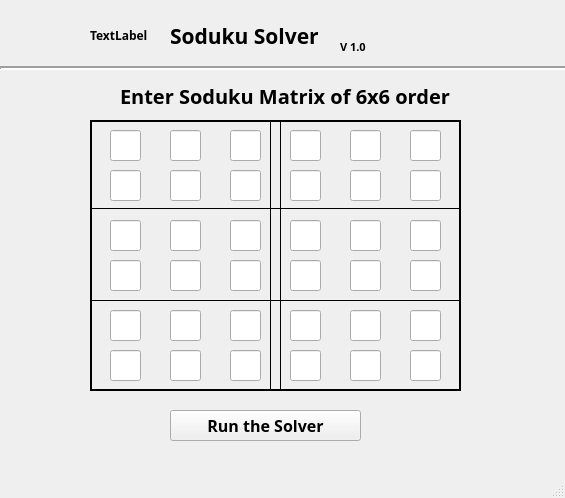
<?xml version="1.0" encoding="UTF-8"?>
<ui version="4.0">
 <class>secMainWindow</class>
 <widget class="QMainWindow" name="secMainWindow">
  <property name="geometry">
   <rect>
    <x>0</x>
    <y>0</y>
    <width>565</width>
    <height>498</height>
   </rect>
  </property>
  <property name="font">
   <font>
    <family>Garuda</family>
    <weight>75</weight>
    <bold>true</bold>
   </font>
  </property>
  <property name="windowTitle">
   <string>Soduku Solver</string>
  </property>
  <widget class="QWidget" name="centralwidget">
   <widget class="QLabel" name="label">
    <property name="geometry">
     <rect>
      <x>170</x>
      <y>20</y>
      <width>181</width>
      <height>31</height>
     </rect>
    </property>
    <property name="font">
     <font>
      <family>Purisa</family>
      <pointsize>16</pointsize>
      <weight>75</weight>
      <bold>true</bold>
     </font>
    </property>
    <property name="text">
     <string>Soduku Solver</string>
    </property>
   </widget>
   <widget class="QLabel" name="label_5">
    <property name="geometry">
     <rect>
      <x>90</x>
      <y>10</y>
      <width>61</width>
      <height>51</height>
     </rect>
    </property>
    <property name="text">
     <string>TextLabel</string>
    </property>
   </widget>
   <widget class="QLabel" name="label_2">
    <property name="geometry">
     <rect>
      <x>340</x>
      <y>40</y>
      <width>59</width>
      <height>14</height>
     </rect>
    </property>
    <property name="font">
     <font>
      <pointsize>8</pointsize>
     </font>
    </property>
    <property name="text">
     <string>V 1.0</string>
    </property>
   </widget>
   <widget class="QLabel" name="label_3">
    <property name="geometry">
     <rect>
      <x>120</x>
      <y>80</y>
      <width>391</width>
      <height>31</height>
     </rect>
    </property>
    <property name="font">
     <font>
      <pointsize>15</pointsize>
      <weight>75</weight>
      <bold>true</bold>
     </font>
    </property>
    <property name="text">
     <string>Enter Soduku Matrix of 6x6 order</string>
    </property>
   </widget>
   <widget class="Line" name="line">
    <property name="geometry">
     <rect>
      <x>0</x>
      <y>60</y>
      <width>571</width>
      <height>16</height>
     </rect>
    </property>
    <property name="styleSheet">
     <string notr="true">color: rgb(0, 0, 0);</string>
    </property>
    <property name="lineWidth">
     <number>2</number>
    </property>
    <property name="orientation">
     <enum>Qt::Horizontal</enum>
    </property>
   </widget>
   <widget class="QPushButton" name="pushButton">
    <property name="geometry">
     <rect>
      <x>170</x>
      <y>410</y>
      <width>191</width>
      <height>31</height>
     </rect>
    </property>
    <property name="font">
     <font>
      <pointsize>12</pointsize>
     </font>
    </property>
    <property name="text">
     <string>Run the Solver</string>
    </property>
   </widget>
   <widget class="QFrame" name="frame">
    <property name="geometry">
     <rect>
      <x>90</x>
      <y>120</y>
      <width>371</width>
      <height>271</height>
     </rect>
    </property>
    <property name="palette">
     <palette>
      <active>
       <colorrole role="Shadow">
        <brush brushstyle="SolidPattern">
         <color alpha="255">
          <red>0</red>
          <green>0</green>
          <blue>0</blue>
         </color>
        </brush>
       </colorrole>
      </active>
      <inactive>
       <colorrole role="Shadow">
        <brush brushstyle="SolidPattern">
         <color alpha="255">
          <red>0</red>
          <green>0</green>
          <blue>0</blue>
         </color>
        </brush>
       </colorrole>
      </inactive>
      <disabled>
       <colorrole role="Shadow">
        <brush brushstyle="SolidPattern">
         <color alpha="255">
          <red>0</red>
          <green>0</green>
          <blue>0</blue>
         </color>
        </brush>
       </colorrole>
      </disabled>
     </palette>
    </property>
    <property name="styleSheet">
     <string notr="true">border-color: rgb(0, 0, 0);</string>
    </property>
    <property name="frameShape">
     <enum>QFrame::Box</enum>
    </property>
    <property name="frameShadow">
     <enum>QFrame::Plain</enum>
    </property>
    <property name="lineWidth">
     <number>2</number>
    </property>
    <widget class="QLineEdit" name="lineEdit">
     <property name="geometry">
      <rect>
       <x>20</x>
       <y>10</y>
       <width>31</width>
       <height>31</height>
      </rect>
     </property>
     <property name="font">
      <font>
       <pointsize>10</pointsize>
       <weight>75</weight>
       <bold>true</bold>
      </font>
     </property>
     <property name="layoutDirection">
      <enum>Qt::LeftToRight</enum>
     </property>
     <property name="alignment">
      <set>Qt::AlignCenter</set>
     </property>
    </widget>
    <widget class="QLineEdit" name="lineEdit_2">
     <property name="geometry">
      <rect>
       <x>20</x>
       <y>50</y>
       <width>31</width>
       <height>31</height>
      </rect>
     </property>
     <property name="font">
      <font>
       <pointsize>10</pointsize>
       <weight>75</weight>
       <bold>true</bold>
      </font>
     </property>
     <property name="alignment">
      <set>Qt::AlignCenter</set>
     </property>
    </widget>
    <widget class="QLineEdit" name="lineEdit_3">
     <property name="geometry">
      <rect>
       <x>20</x>
       <y>100</y>
       <width>31</width>
       <height>31</height>
      </rect>
     </property>
     <property name="font">
      <font>
       <pointsize>10</pointsize>
       <weight>75</weight>
       <bold>true</bold>
      </font>
     </property>
     <property name="alignment">
      <set>Qt::AlignCenter</set>
     </property>
    </widget>
    <widget class="QLineEdit" name="lineEdit_4">
     <property name="geometry">
      <rect>
       <x>20</x>
       <y>140</y>
       <width>31</width>
       <height>31</height>
      </rect>
     </property>
     <property name="font">
      <font>
       <pointsize>10</pointsize>
       <weight>75</weight>
       <bold>true</bold>
      </font>
     </property>
     <property name="alignment">
      <set>Qt::AlignCenter</set>
     </property>
    </widget>
    <widget class="QLineEdit" name="lineEdit_5">
     <property name="geometry">
      <rect>
       <x>20</x>
       <y>190</y>
       <width>31</width>
       <height>31</height>
      </rect>
     </property>
     <property name="font">
      <font>
       <pointsize>10</pointsize>
       <weight>75</weight>
       <bold>true</bold>
      </font>
     </property>
     <property name="alignment">
      <set>Qt::AlignCenter</set>
     </property>
    </widget>
    <widget class="QLineEdit" name="lineEdit_6">
     <property name="geometry">
      <rect>
       <x>20</x>
       <y>230</y>
       <width>31</width>
       <height>31</height>
      </rect>
     </property>
     <property name="font">
      <font>
       <pointsize>10</pointsize>
       <weight>75</weight>
       <bold>true</bold>
      </font>
     </property>
     <property name="alignment">
      <set>Qt::AlignCenter</set>
     </property>
    </widget>
    <widget class="QLineEdit" name="lineEdit_7">
     <property name="geometry">
      <rect>
       <x>80</x>
       <y>10</y>
       <width>31</width>
       <height>31</height>
      </rect>
     </property>
     <property name="font">
      <font>
       <pointsize>10</pointsize>
       <weight>75</weight>
       <bold>true</bold>
      </font>
     </property>
     <property name="alignment">
      <set>Qt::AlignCenter</set>
     </property>
    </widget>
    <widget class="QLineEdit" name="lineEdit_8">
     <property name="geometry">
      <rect>
       <x>80</x>
       <y>50</y>
       <width>31</width>
       <height>31</height>
      </rect>
     </property>
     <property name="font">
      <font>
       <pointsize>10</pointsize>
       <weight>75</weight>
       <bold>true</bold>
      </font>
     </property>
     <property name="alignment">
      <set>Qt::AlignCenter</set>
     </property>
    </widget>
    <widget class="QLineEdit" name="lineEdit_9">
     <property name="geometry">
      <rect>
       <x>80</x>
       <y>100</y>
       <width>31</width>
       <height>31</height>
      </rect>
     </property>
     <property name="font">
      <font>
       <pointsize>10</pointsize>
       <weight>75</weight>
       <bold>true</bold>
      </font>
     </property>
     <property name="alignment">
      <set>Qt::AlignCenter</set>
     </property>
    </widget>
    <widget class="QLineEdit" name="lineEdit_10">
     <property name="geometry">
      <rect>
       <x>80</x>
       <y>140</y>
       <width>31</width>
       <height>31</height>
      </rect>
     </property>
     <property name="font">
      <font>
       <pointsize>10</pointsize>
       <weight>75</weight>
       <bold>true</bold>
      </font>
     </property>
     <property name="alignment">
      <set>Qt::AlignCenter</set>
     </property>
    </widget>
    <widget class="QLineEdit" name="lineEdit_11">
     <property name="geometry">
      <rect>
       <x>80</x>
       <y>190</y>
       <width>31</width>
       <height>31</height>
      </rect>
     </property>
     <property name="font">
      <font>
       <pointsize>10</pointsize>
       <weight>75</weight>
       <bold>true</bold>
      </font>
     </property>
     <property name="alignment">
      <set>Qt::AlignCenter</set>
     </property>
    </widget>
    <widget class="QLineEdit" name="lineEdit_12">
     <property name="geometry">
      <rect>
       <x>80</x>
       <y>230</y>
       <width>31</width>
       <height>31</height>
      </rect>
     </property>
     <property name="font">
      <font>
       <pointsize>10</pointsize>
       <weight>75</weight>
       <bold>true</bold>
      </font>
     </property>
     <property name="alignment">
      <set>Qt::AlignCenter</set>
     </property>
    </widget>
    <widget class="QLineEdit" name="lineEdit_13">
     <property name="geometry">
      <rect>
       <x>140</x>
       <y>10</y>
       <width>31</width>
       <height>31</height>
      </rect>
     </property>
     <property name="font">
      <font>
       <pointsize>10</pointsize>
       <weight>75</weight>
       <bold>true</bold>
      </font>
     </property>
     <property name="alignment">
      <set>Qt::AlignCenter</set>
     </property>
    </widget>
    <widget class="QLineEdit" name="lineEdit_14">
     <property name="geometry">
      <rect>
       <x>140</x>
       <y>50</y>
       <width>31</width>
       <height>31</height>
      </rect>
     </property>
     <property name="font">
      <font>
       <pointsize>10</pointsize>
       <weight>75</weight>
       <bold>true</bold>
      </font>
     </property>
     <property name="alignment">
      <set>Qt::AlignCenter</set>
     </property>
    </widget>
    <widget class="QLineEdit" name="lineEdit_15">
     <property name="geometry">
      <rect>
       <x>140</x>
       <y>100</y>
       <width>31</width>
       <height>31</height>
      </rect>
     </property>
     <property name="font">
      <font>
       <pointsize>10</pointsize>
       <weight>75</weight>
       <bold>true</bold>
      </font>
     </property>
     <property name="alignment">
      <set>Qt::AlignCenter</set>
     </property>
    </widget>
    <widget class="QLineEdit" name="lineEdit_16">
     <property name="geometry">
      <rect>
       <x>140</x>
       <y>140</y>
       <width>31</width>
       <height>31</height>
      </rect>
     </property>
     <property name="font">
      <font>
       <pointsize>10</pointsize>
       <weight>75</weight>
       <bold>true</bold>
      </font>
     </property>
     <property name="alignment">
      <set>Qt::AlignCenter</set>
     </property>
    </widget>
    <widget class="QLineEdit" name="lineEdit_17">
     <property name="geometry">
      <rect>
       <x>140</x>
       <y>190</y>
       <width>31</width>
       <height>31</height>
      </rect>
     </property>
     <property name="font">
      <font>
       <pointsize>10</pointsize>
       <weight>75</weight>
       <bold>true</bold>
      </font>
     </property>
     <property name="alignment">
      <set>Qt::AlignCenter</set>
     </property>
    </widget>
    <widget class="QLineEdit" name="lineEdit_18">
     <property name="geometry">
      <rect>
       <x>140</x>
       <y>230</y>
       <width>31</width>
       <height>31</height>
      </rect>
     </property>
     <property name="font">
      <font>
       <pointsize>10</pointsize>
       <weight>75</weight>
       <bold>true</bold>
      </font>
     </property>
     <property name="alignment">
      <set>Qt::AlignCenter</set>
     </property>
    </widget>
    <widget class="QLineEdit" name="lineEdit_19">
     <property name="geometry">
      <rect>
       <x>200</x>
       <y>10</y>
       <width>31</width>
       <height>31</height>
      </rect>
     </property>
     <property name="font">
      <font>
       <pointsize>10</pointsize>
       <weight>75</weight>
       <bold>true</bold>
      </font>
     </property>
     <property name="alignment">
      <set>Qt::AlignCenter</set>
     </property>
    </widget>
    <widget class="QLineEdit" name="lineEdit_20">
     <property name="geometry">
      <rect>
       <x>200</x>
       <y>50</y>
       <width>31</width>
       <height>31</height>
      </rect>
     </property>
     <property name="font">
      <font>
       <pointsize>10</pointsize>
       <weight>75</weight>
       <bold>true</bold>
      </font>
     </property>
     <property name="alignment">
      <set>Qt::AlignCenter</set>
     </property>
    </widget>
    <widget class="QLineEdit" name="lineEdit_21">
     <property name="geometry">
      <rect>
       <x>200</x>
       <y>100</y>
       <width>31</width>
       <height>31</height>
      </rect>
     </property>
     <property name="font">
      <font>
       <pointsize>10</pointsize>
       <weight>75</weight>
       <bold>true</bold>
      </font>
     </property>
     <property name="alignment">
      <set>Qt::AlignCenter</set>
     </property>
    </widget>
    <widget class="QLineEdit" name="lineEdit_22">
     <property name="geometry">
      <rect>
       <x>200</x>
       <y>140</y>
       <width>31</width>
       <height>31</height>
      </rect>
     </property>
     <property name="font">
      <font>
       <pointsize>10</pointsize>
       <weight>75</weight>
       <bold>true</bold>
      </font>
     </property>
     <property name="alignment">
      <set>Qt::AlignCenter</set>
     </property>
    </widget>
    <widget class="QLineEdit" name="lineEdit_23">
     <property name="geometry">
      <rect>
       <x>200</x>
       <y>190</y>
       <width>31</width>
       <height>31</height>
      </rect>
     </property>
     <property name="font">
      <font>
       <weight>75</weight>
       <bold>true</bold>
      </font>
     </property>
     <property name="alignment">
      <set>Qt::AlignCenter</set>
     </property>
    </widget>
    <widget class="QLineEdit" name="lineEdit_24">
     <property name="geometry">
      <rect>
       <x>200</x>
       <y>230</y>
       <width>31</width>
       <height>31</height>
      </rect>
     </property>
     <property name="font">
      <font>
       <pointsize>10</pointsize>
       <weight>75</weight>
       <bold>true</bold>
      </font>
     </property>
     <property name="alignment">
      <set>Qt::AlignCenter</set>
     </property>
    </widget>
    <widget class="QLineEdit" name="lineEdit_25">
     <property name="geometry">
      <rect>
       <x>260</x>
       <y>10</y>
       <width>31</width>
       <height>31</height>
      </rect>
     </property>
     <property name="font">
      <font>
       <pointsize>10</pointsize>
       <weight>75</weight>
       <bold>true</bold>
      </font>
     </property>
     <property name="alignment">
      <set>Qt::AlignCenter</set>
     </property>
    </widget>
    <widget class="QLineEdit" name="lineEdit_26">
     <property name="geometry">
      <rect>
       <x>260</x>
       <y>50</y>
       <width>31</width>
       <height>31</height>
      </rect>
     </property>
     <property name="font">
      <font>
       <pointsize>10</pointsize>
       <weight>75</weight>
       <bold>true</bold>
      </font>
     </property>
     <property name="alignment">
      <set>Qt::AlignCenter</set>
     </property>
    </widget>
    <widget class="QLineEdit" name="lineEdit_27">
     <property name="geometry">
      <rect>
       <x>260</x>
       <y>100</y>
       <width>31</width>
       <height>31</height>
      </rect>
     </property>
     <property name="font">
      <font>
       <pointsize>10</pointsize>
       <weight>75</weight>
       <bold>true</bold>
      </font>
     </property>
     <property name="alignment">
      <set>Qt::AlignCenter</set>
     </property>
    </widget>
    <widget class="QLineEdit" name="lineEdit_28">
     <property name="geometry">
      <rect>
       <x>260</x>
       <y>140</y>
       <width>31</width>
       <height>31</height>
      </rect>
     </property>
     <property name="font">
      <font>
       <pointsize>10</pointsize>
       <weight>75</weight>
       <bold>true</bold>
      </font>
     </property>
     <property name="alignment">
      <set>Qt::AlignCenter</set>
     </property>
    </widget>
    <widget class="QLineEdit" name="lineEdit_29">
     <property name="geometry">
      <rect>
       <x>260</x>
       <y>190</y>
       <width>31</width>
       <height>31</height>
      </rect>
     </property>
     <property name="font">
      <font>
       <pointsize>10</pointsize>
       <weight>75</weight>
       <bold>true</bold>
      </font>
     </property>
     <property name="alignment">
      <set>Qt::AlignCenter</set>
     </property>
    </widget>
    <widget class="QLineEdit" name="lineEdit_30">
     <property name="geometry">
      <rect>
       <x>260</x>
       <y>230</y>
       <width>31</width>
       <height>31</height>
      </rect>
     </property>
     <property name="font">
      <font>
       <pointsize>10</pointsize>
       <weight>75</weight>
       <bold>true</bold>
      </font>
     </property>
     <property name="alignment">
      <set>Qt::AlignCenter</set>
     </property>
    </widget>
    <widget class="QLineEdit" name="lineEdit_31">
     <property name="geometry">
      <rect>
       <x>320</x>
       <y>10</y>
       <width>31</width>
       <height>31</height>
      </rect>
     </property>
     <property name="font">
      <font>
       <pointsize>10</pointsize>
       <weight>75</weight>
       <bold>true</bold>
      </font>
     </property>
     <property name="alignment">
      <set>Qt::AlignCenter</set>
     </property>
    </widget>
    <widget class="QLineEdit" name="lineEdit_32">
     <property name="geometry">
      <rect>
       <x>320</x>
       <y>50</y>
       <width>31</width>
       <height>31</height>
      </rect>
     </property>
     <property name="font">
      <font>
       <pointsize>10</pointsize>
       <weight>75</weight>
       <bold>true</bold>
      </font>
     </property>
     <property name="alignment">
      <set>Qt::AlignCenter</set>
     </property>
    </widget>
    <widget class="QLineEdit" name="lineEdit_33">
     <property name="geometry">
      <rect>
       <x>320</x>
       <y>100</y>
       <width>31</width>
       <height>31</height>
      </rect>
     </property>
     <property name="font">
      <font>
       <pointsize>10</pointsize>
       <weight>75</weight>
       <bold>true</bold>
      </font>
     </property>
     <property name="alignment">
      <set>Qt::AlignCenter</set>
     </property>
    </widget>
    <widget class="QLineEdit" name="lineEdit_34">
     <property name="geometry">
      <rect>
       <x>320</x>
       <y>140</y>
       <width>31</width>
       <height>31</height>
      </rect>
     </property>
     <property name="font">
      <font>
       <pointsize>10</pointsize>
       <weight>75</weight>
       <bold>true</bold>
      </font>
     </property>
     <property name="alignment">
      <set>Qt::AlignCenter</set>
     </property>
    </widget>
    <widget class="QLineEdit" name="lineEdit_35">
     <property name="geometry">
      <rect>
       <x>320</x>
       <y>190</y>
       <width>31</width>
       <height>31</height>
      </rect>
     </property>
     <property name="font">
      <font>
       <family>Sans Serif</family>
       <pointsize>10</pointsize>
       <weight>75</weight>
       <bold>true</bold>
      </font>
     </property>
     <property name="alignment">
      <set>Qt::AlignCenter</set>
     </property>
    </widget>
    <widget class="QLineEdit" name="lineEdit_36">
     <property name="geometry">
      <rect>
       <x>320</x>
       <y>230</y>
       <width>31</width>
       <height>31</height>
      </rect>
     </property>
     <property name="font">
      <font>
       <pointsize>10</pointsize>
       <weight>75</weight>
       <bold>true</bold>
      </font>
     </property>
     <property name="alignment">
      <set>Qt::AlignCenter</set>
     </property>
    </widget>
    <widget class="Line" name="line_2">
     <property name="geometry">
      <rect>
       <x>170</x>
       <y>0</y>
       <width>21</width>
       <height>271</height>
      </rect>
     </property>
     <property name="frameShadow">
      <enum>QFrame::Plain</enum>
     </property>
     <property name="orientation">
      <enum>Qt::Vertical</enum>
     </property>
    </widget>
    <widget class="Line" name="line_3">
     <property name="geometry">
      <rect>
       <x>180</x>
       <y>0</y>
       <width>20</width>
       <height>281</height>
      </rect>
     </property>
     <property name="frameShadow">
      <enum>QFrame::Plain</enum>
     </property>
     <property name="orientation">
      <enum>Qt::Vertical</enum>
     </property>
    </widget>
    <widget class="Line" name="line_4">
     <property name="geometry">
      <rect>
       <x>0</x>
       <y>80</y>
       <width>371</width>
       <height>16</height>
      </rect>
     </property>
     <property name="frameShadow">
      <enum>QFrame::Plain</enum>
     </property>
     <property name="orientation">
      <enum>Qt::Horizontal</enum>
     </property>
    </widget>
    <widget class="Line" name="line_5">
     <property name="geometry">
      <rect>
       <x>0</x>
       <y>170</y>
       <width>371</width>
       <height>20</height>
      </rect>
     </property>
     <property name="frameShadow">
      <enum>QFrame::Plain</enum>
     </property>
     <property name="orientation">
      <enum>Qt::Horizontal</enum>
     </property>
    </widget>
   </widget>
  </widget>
  <widget class="QMenuBar" name="menubar">
   <property name="geometry">
    <rect>
     <x>0</x>
     <y>0</y>
     <width>565</width>
     <height>27</height>
    </rect>
   </property>
  </widget>
  <widget class="QStatusBar" name="statusbar"/>
 </widget>
 <resources/>
 <connections/>
</ui>
